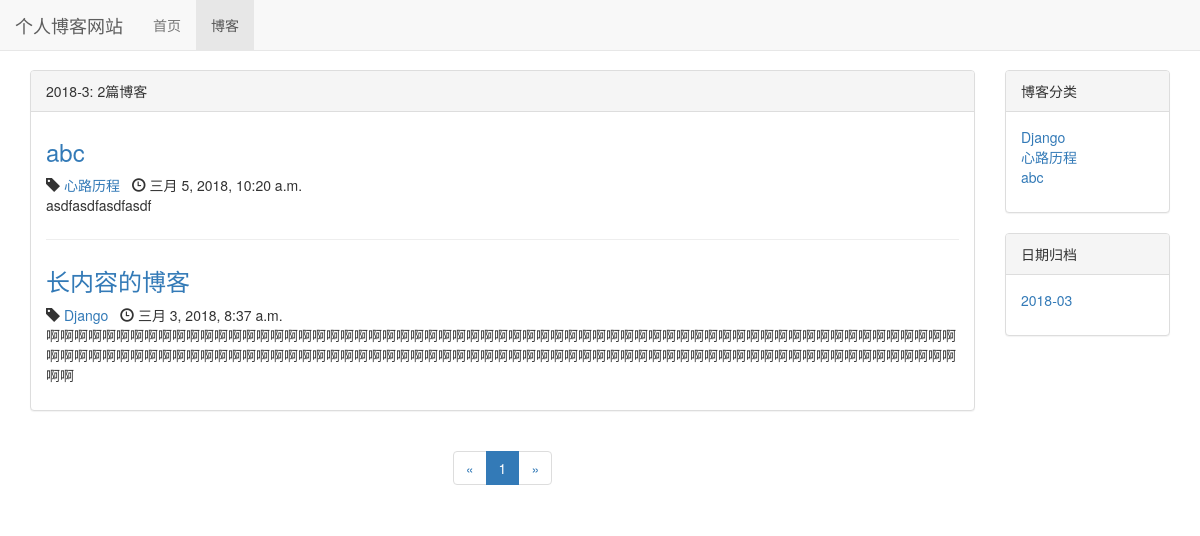
The app's page /blog/date/2018/3, older data.
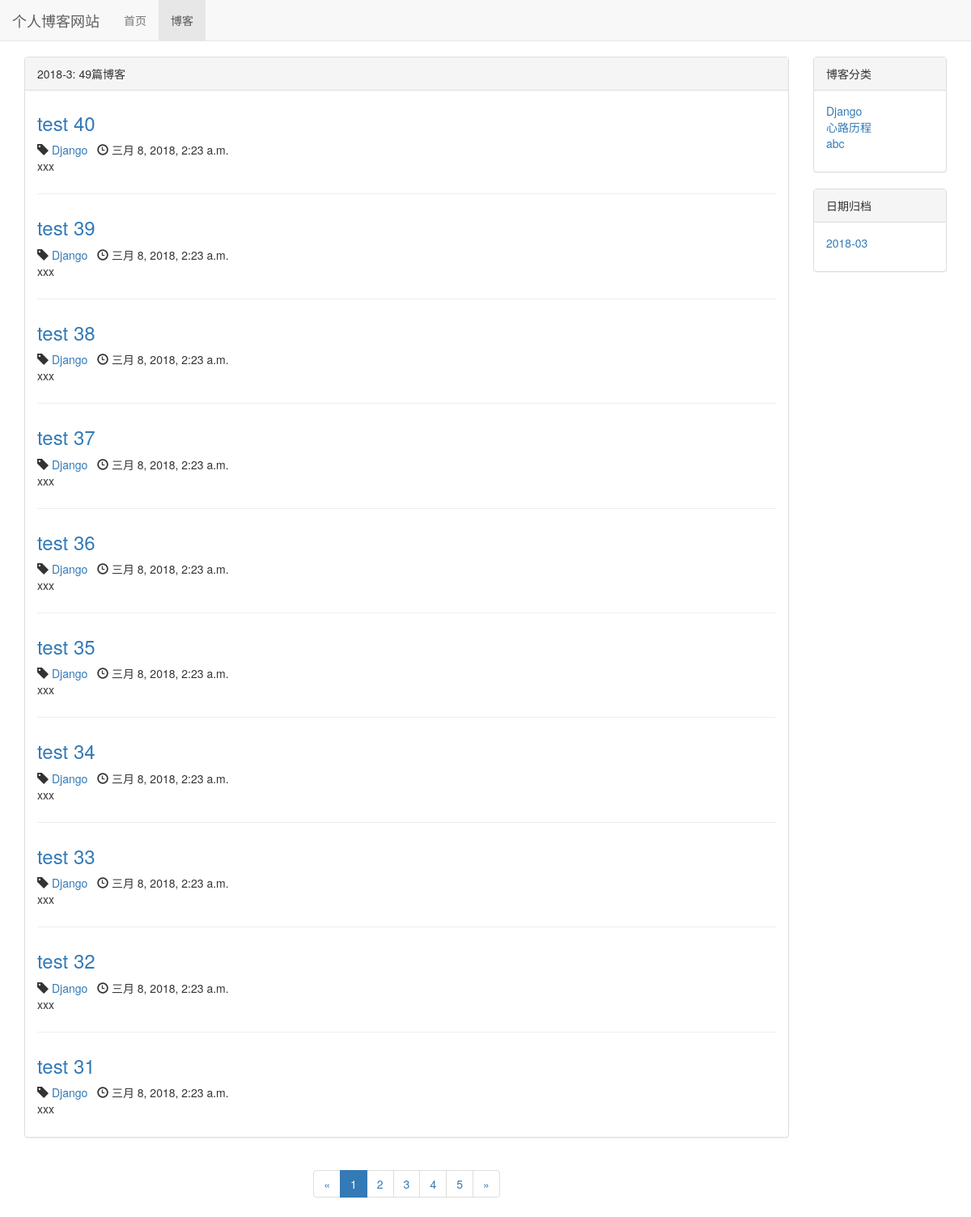
The same page, newer data.
### blog/models.py (models this page shows, shortened)
class Blog(models.Model, ReadNumExpandMethod):
    title = models.CharField(max_length=50)
    blog_type = models.ForeignKey(BlogType, on_delete=models.DO_NOTHING)
    content = RichTextUploadingField()
    author = models.ForeignKey(User, on_delete=models.DO_NOTHING)
    create_time = models.DateTimeField(auto_now_add=True)
    last_updated_time = models.DateTimeField(auto_now=True)
    class Meta:
        ordering = ['-create_time']

class BlogType(models.Model):
    type_name = models.CharField(max_length=30)
    def __str__(self):
        return self.type_name

### blog/views.py (the view)
def blogs_with_date(request, year, month):
    blogs_all_list = Blog.objects.filter(
        create_time__year=year, create_time__month=month)
    paginator = Paginator(blogs_all_list, 10)  # 十个博客进行分页
    page_num = request.GET.get('page', 1)  # get请求获取页码
    page_of_blogs = paginator.get_page(page_num)
    current_page = page_of_blogs.number
    if paginator.num_pages == 1:
        page_range = [1]
    elif current_page == 1 or current_page == 2:
        if paginator.num_pages <= 5:
            page_range = list(range(1, paginator.num_pages))
        else:
            page_range = list([1, 2, 3, 4, 5])
    elif current_page == paginator.num_pages or current_page == paginator.num_pages - 1:
        if paginator.num_pages <= 5:
            page_range = list(range(1, paginator.num_pages))
        else:
            page_range = list([paginator.num_pages - 4, paginator.num_pages - 3, paginator.num_pages - 2,
                               paginator.num_pages - 1, paginator.num_pages])
    else:
        page_range = list(range(max(current_page - 1, 1), current_page)) + \
                     list(range(current_page, min(current_page + 1, paginator.num_pages) + 1))
    if page_range and page_range[0] >= 3:
        page_range.insert(0, '...')
    if page_range and paginator.num_pages - page_range[-1] >= 2:
        page_range.append('...')
    if page_range and page_range[0] != 1:
        page_range.insert(0, 1)
    if page_range and page_range[-1] != paginator.num_pages:
        page_range.append(paginator.num_pages)
    context = {}
    context['blog_types'] = BlogType.objects.all()
    context['blogs'] = page_of_blogs.object_list
    context['page_of_blogs'] = page_of_blogs
    context['page_range'] = page_range
    context['blogs_all_list'] = blogs_all_list
    context['blog_dates'] = Blog.objects.dates(
        'create_time', 'month', order='DESC')
    context['year'] = year
    context['month'] = month
    return render_to_response('blogs_with_date.html', context)

### templates/blogs_with_date.html (shortened to what this page needs)
{% extends 'blog_list.html' %}
{% block blog_list_title %}
    {{ year }}-{{ month }}:
{% endblock %}
{% block sum_up %}{{ blogs_all_list.count }}{% endblock %}

### templates/blog_list.html (shortened to what the changed rows need)
{% extends 'base.html' %}
{% block head_extrends %}
    <link rel="stylesheet" href="/static/blog.css"
{% endblock %}
{% block content %}
    <div class="container">
        <div class="row">
            <div class="col-sm-8 col-md-9 col-lg-10">
                <div class="panel panel-default">
                    <div class="panel-heading">{% block blog_list_title %}博客列表:共{% endblock %}
                        {% block sum_up %}{{ page_of_blogs.paginator.count }}{% endblock %}篇博客
                    </div>
                    <div class="panel-body">
                        {% for blog in blogs %}
                            <div class="blog">
                                <h3><a href="/blog/{{ blog.pk }}">
                                    {{ blog.title }}
                                </a></h3>
                                <p class="blog-info">
                                    <span class="glyphicon glyphicon-tag"></span>
                                    <a href="/blog/type/{{ blog.blog_type_id }}">{{ blog.blog_type }}</a>
                                    <span class="glyphicon glyphicon-time"></span>
                                    {{ blog.create_time }}
                                </p>
                                <p>{{ blog.content|striptags|truncatechars:132 }}</p>
                            </div>
                        {% empty %}
                            <div class="blog">
                                <h3><p>暂无博客，敬请期待</p></h3>
                            </div>
                        {% endfor %}
                    </div>
                </div>
                <div class="paginator">
                    <ul class="pagination">
                        {% for page_num in page_range %}
                            {% if page_num == page_of_blogs.number %}
                                <li class="active"><a href="?page={{ page_num }}">{{ page_num }}</a></li>
                            {% else %}
                                {% if page_num == '...' %}
                                    <li><span>{{ page_num }}</span></li>
                                {% else %}
                                    <li><a href="?page={{ page_num }}">{{ page_num }}</a></li>
                                {% endif %}
                            {% endif %}
                        {% endfor %}
                        <li>
                            {% if page_of_blogs.has_next %}
                                <a href="?page={{ page_of_blogs.next_page_number }}" aria-label="Next">
                                    <span aria-hidden="true">&raquo;</span>
                                </a>
                            {% else %}
                                <span aria-hidden="true">&raquo;</span>
                            {% endif %}
                        </li>
                    </ul>
                </div>
            </div>
            <div class="hidden-xs col-sm-4 col-md-3 col-lg-2 ">
                <div class="panel panel-default">
                    <div class="panel-body">
                        <ul class="blog-types">
                            {% for blog_type in blog_types %}
                                <li>
                                    <a href="/blog/type/{{ blog_type.id }}">{{ blog_type.type_name }}</a>
                                </li>
                            {% empty %}
                                <li>暂无分类</li>
                            {% endfor %}
                        </ul>
                    </div>
                </div>
                <div class="panel panel-default">
                    <div class="panel-body">
                        <ul class="blog-types">
                            {% for blog_date in blog_dates %}
                                <li>
                                    <a href="{%url 'blogs_with_date' blog_date.year blog_date.month %}">
                                        {{ blog_date|date:"Y-m" }}
                                    </a>
                                </li>
                            {% empty %}
                                <li>暂无分类</li>
                            {% endfor %}
                        </ul>
                    </div>
                </div>
            </div>
        </div>
    </div>
{% endblock %}

Row changes from the older to the newer data that the page shows:
no longer on this page (row unchanged): Blog: title "abc", blog_type "心路历程", create_time "三月 5, 2018, 10:20 a.m.", content "asdfasdfasdfasdf"
no longer on this page (row unchanged): Blog: title "长内容的博客", blog_type "Django", create_time "三月 3, 2018, 8:37 a.m.", content "啊啊啊啊啊啊啊啊啊啊啊啊啊啊啊啊啊啊啊啊啊啊啊啊啊啊啊啊啊啊啊啊啊啊啊啊啊啊啊啊啊啊啊啊啊啊啊啊啊啊啊啊啊啊啊啊啊啊啊啊啊啊啊啊啊啊啊啊啊啊啊啊啊啊啊啊啊啊啊啊啊啊啊啊啊啊啊啊啊啊啊啊啊啊啊啊啊啊啊啊啊啊啊啊啊啊啊啊啊啊啊啊啊啊啊啊啊啊啊啊啊啊啊啊啊啊啊啊啊啊啊啊"
added Blog: title "test 40", blog_type "Django", create_time "三月 8, 2018, 2:23 a.m.", content "xxx"
added Blog: title "test 39", blog_type "Django", create_time "三月 8, 2018, 2:23 a.m.", content "xxx"
added Blog: title "test 38", blog_type "Django", create_time "三月 8, 2018, 2:23 a.m.", content "xxx"
added Blog: title "test 37", blog_type "Django", create_time "三月 8, 2018, 2:23 a.m.", content "xxx"
added Blog: title "test 36", blog_type "Django", create_time "三月 8, 2018, 2:23 a.m.", content "xxx"
added Blog: title "test 35", blog_type "Django", create_time "三月 8, 2018, 2:23 a.m.", content "xxx"
added Blog: title "test 34", blog_type "Django", create_time "三月 8, 2018, 2:23 a.m.", content "xxx"
added Blog: title "test 33", blog_type "Django", create_time "三月 8, 2018, 2:23 a.m.", content "xxx"
added Blog: title "test 32", blog_type "Django", create_time "三月 8, 2018, 2:23 a.m.", content "xxx"
added Blog: title "test 31", blog_type "Django", create_time "三月 8, 2018, 2:23 a.m.", content "xxx"
Text that changed along with them:
{{ blogs_all_list.count }}: "2" → "49"
new list line: "2"
new list line: "3"
new list line: "4"
new list line: "5"
